Frame 1 (no input): blank canvas, image omitted
Frame 60 (the mouse pressed at the canvas centre just before this capture): blank canvas, image omitted
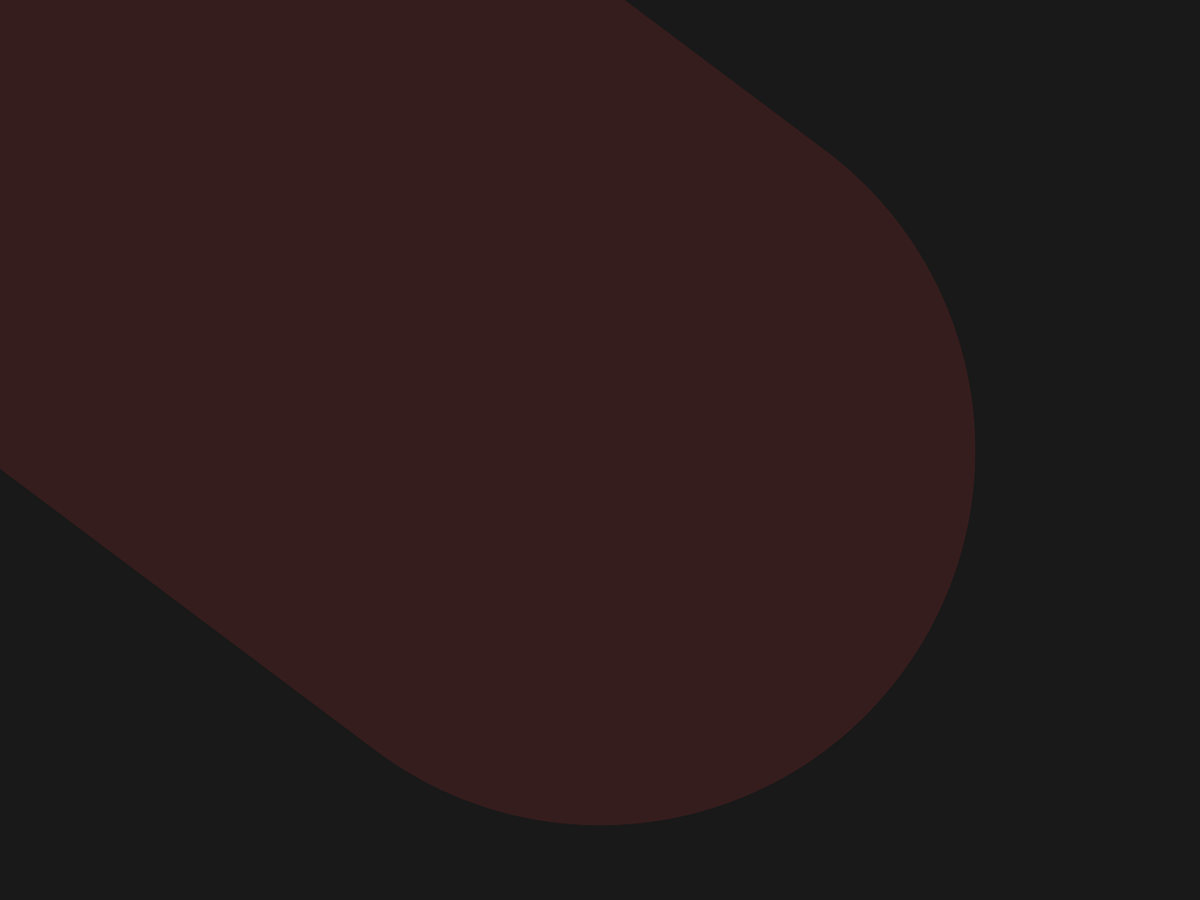
Frame 120 (the mouse held since frame 60 and released just before this capture)

The Processing sketch whose frames 1 and 60 were blank and that drew this single picture after the mouse press (run headless with seeded random() and noise(); from frame 60 on, the mouse is pressed at the canvas centre):

// Processing sketch: Drawing_06
// ── Drawing_06.pde

void setup()
{
  fullScreen();
}

void draw()
{ 
  fill( 0, 5 );
  noStroke();
  rect( 0, 0, width, height );

    
  if( mousePressed )
  {
    float distance = dist( pmouseX, pmouseY, mouseX, mouseY );
    strokeWeight( distance );
    stroke( random(255), 100, 100 );

    line( pmouseX, pmouseY, mouseX, mouseY );
  }
  
}
